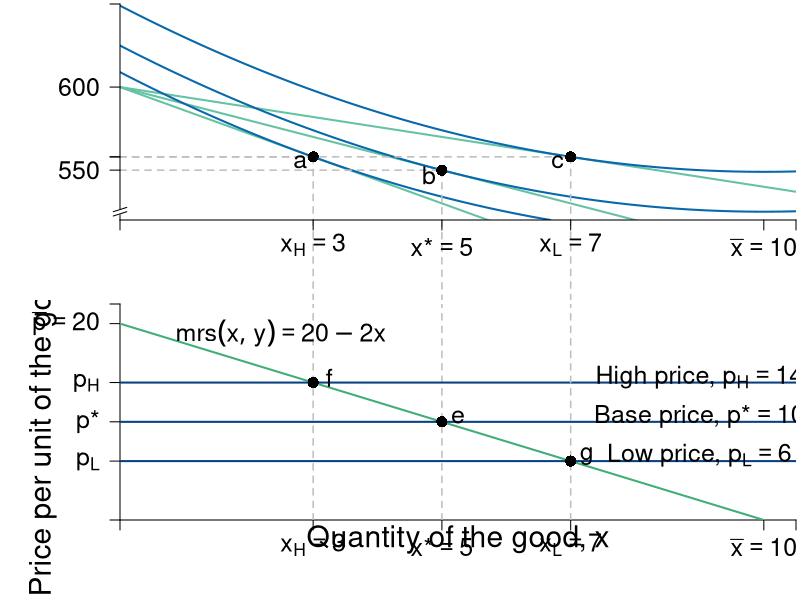

The R script that drew this image:
require(shape)
require(plotrix)
require(ggplot2)
pdf(file = "indmarketdemand/mrs_price_qql_indiff.pdf", width = 9, height = 14)

#Set parameters for graphics
axislabelsize <- 1.8
labelsize <- 1.5
namesize <- 1.8
annotatesize <- 1.5
graphlinewidth <- 2
segmentlinewidth <- 1.5

COL <- c("#7fc97f", "#beaed4", "#fdc086", "#ffff99", "#386cb0", "#f0027f", "#bf5b17", "#666666")
COLA <- c("#e0f3db", "#99d8c9","#66c2a4","#41ae76", "#238b45", "#005824")
COLB <- c("#4eb3d3", "#2b8cbe", "#0868ac","#084081")

#Edited the margins to cater for the larger LHS labels
par(mar =  c(4, 6, 0.2, 0.2), mfrow = c(2,1))



# demandcd ----------------------------------------------------------------


#uA <- function(x, y, alpha = 0.5) {
  #x^(alpha)*y^(1 - alpha)
#}


uA <- function(x, y) {
  y + 20*x - x^2
}


bcA <- function(x, w = 20, p = 2) {
  w - p*x
}


xlims <- c(0, 10.5)
ylims <- c(520, 650)

npts <- 501 
x <- seq(xlims[1], xlims[2], length.out = npts)
y <- seq(ylims[1], ylims[2], length.out = npts) 
a <- c(uA(x = 3, y = 600 - 3*14), uA(x = 5, y = 600 - 5*10), uA(x = 7, y = 600 - 7*6))

plot(0, 0, xlim = xlims, ylim = ylims, type = "n",
     xlab = expression(paste("")),
     ylab = expression(paste("")), 
     xaxt = "n", 
     yaxt = "n", 
     cex.lab = axislabelsize, 
     bty = "n",
     xaxs = "i", 
     yaxs = "i")

#a <- c(uA(x = 3, y = 600 - 3*14), uA(x = 5, y = 600 - 5*10), uA(x = 7, y = 600 - 7*6))

ticksy <- c(0, 600 - 3*14, 600 - 5*10, 600 - 7*6, 600, ylims[2])
ylabels <- c(NA, 600 - 3*14, 600 - 5*10, 600 - 7*6, 600, NA)
ticksx <- c(0, 3, 5, 7, 10, xlims[2])
xlabels <- c(NA, expression(paste(x[H] == 3)), expression(paste(x,"*" == 5)), expression(paste(x[L] == 7)), expression(paste(bar(x) == 10)), NA)


npts <- 500 
xx1 <- seq(xlims[1], xlims[2], length.out = npts)

lines(xx1, bcA(xx1, w = 600, p = 6), col = COLA[3], lwd = graphlinewidth)
lines(xx1, bcA(xx1, w = 600, p = 10), col = COLA[3], lwd = graphlinewidth)
lines(xx1, bcA(xx1, w = 600, p = 14), col = COLA[3], lwd = graphlinewidth)
#lines(xx1, indiffA1(xx1, uA = 20, rmax = 2.5, xmax = 10), col = COLB[4], lwd = graphlinewidth)


#Label Axes
#mtext(expression(paste("Kilograms of coffee, ", x)), side=1, line = 2.5, cex = axislabelsize)

#text(0.5*xlims[2], -2, expression(paste("Kilograms of coffee, ", x)), xpd = TRUE, cex = axislabelsize) 
text(-15, 0.5*ylims[2], expression(paste("Money left over, ", y)), xpd = TRUE, cex = axislabelsize, srt = 90) 

#segments(0, 6, 6, 6, lty = 2, col = "gray" , lwd = segmentlinewidth, xpd = TRUE)
#segments(2, -10, 2, 6, lty = 2, col = "gray" , lwd = segmentlinewidth, xpd = TRUE)
#segments(4, -10, 4, 6, lty = 2, col = "gray" , lwd = segmentlinewidth, xpd = TRUE)
#segments(6, -10, 6, 6, lty = 2, col = "gray" , lwd = segmentlinewidth, xpd = TRUE)

#Label the budget curve functions for the HG, Aisha
#text(3.5, 0.5, expression(bc[1]), cex = annotatesize)
#text(7.2, 0.5, expression(bc[2]), cex = annotatesize)
#text(11.1, 0.5, expression(bc[3]), cex = annotatesize)




#Label the iso-welfare functions for the HG, Aisha
text(105, 40, expression(u[1]), cex = annotatesize)
text(105, 110, expression(u[2]), cex = annotatesize)
text(105, 160, expression(u[3]), cex = annotatesize)
#text(6.6, 8.3, expression(u[4]^A))

contour(x, y, 
        outer(x, y, uA),
        drawlabels = FALSE,
        col = COLB[3],
        lwd = graphlinewidth,
        levels = a, 
        xaxs = "i", 
        yaxs = "i", 
        add = TRUE)

#abline(h=6, col=COL[3], lwd=graphlinewidth)
segments(7, 558, 7, 0, lty = 2, col = "gray" , lwd = segmentlinewidth, xpd = TRUE)
segments(5, 550, 5, 0, lty = 2, col = "gray" , lwd = segmentlinewidth, xpd = TRUE)
segments(3, 558, 3, 0, lty = 2, col = "gray" , lwd = segmentlinewidth, xpd = TRUE)

segments(0, 558,3, 558, lty = 2, col = "gray" , lwd = segmentlinewidth, xpd = TRUE)
segments(0, 550,5, 550, lty = 2, col = "gray" , lwd = segmentlinewidth, xpd = TRUE)
segments(0, 558,7, 558, lty = 2, col = "gray" , lwd = segmentlinewidth, xpd = TRUE)

points(x = 3, y = 600 - 3*14, pch = 16, col = "black", cex = 1.5)
text(x = 3 - 0.2, y = 600 - 3*14 - 3, expression(a), cex = annotatesize)
points(x = 5, y = 600 - 5*10, pch = 16, col = "black", cex = 1.5)
text(x = 5 - 0.2, y = 600 - 5*10 - 3, expression(b), cex = annotatesize)
points(x = 7, y = 600 - 7*6, pch = 16, col = "black", cex = 1.5)
text(x = 7 - 0.2, y = 600 - 7*6 - 3, expression(c), cex = annotatesize)

#Arrows(8.5, 6, 6.5, 6, col = "black", lty = 1, lwd = 2, arr.type = "triangle", arr.lwd = 0.5)
#text(9.7, 6.3, expression(paste("Price-offer curve")), cex = annotatesize)

axis(1, at = ticksx, pos = ylims[1], labels = xlabels, cex.axis = labelsize)
axis(2, at = ticksy, pos = 0, labels = ylabels, las = 1, cex.axis = labelsize)

axis.break(axis = 2, breakpos = 525, pos = 0,
           bgcol = "white", breakcol = "black",
           style = "slash", brw = 0.02)



#------


mrsA <- function(x, rmax = 10, xmax = 20) {
  rmax - (rmax/xmax)*x
}

# uA <- function(x, y, rmax, rmax = 10, xmas = 20) {
#   y + rmax*x - (1/2)(rmax/xmax)*x^2
# }

xlims <- c(0, 10.5)
ylims <- c(0, 22)

npts <- 501 
x <- seq(xlims[1], xlims[2], length.out = npts)
y <- seq(ylims[1], ylims[2], length.out = npts) 

plot(0, 0, xlim = xlims, ylim = ylims, type = "n",
     xlab = expression(paste("")),
     ylab = expression(paste("")), 
     xaxt = "n", 
     yaxt = "n", 
     cex.lab = axislabelsize, 
     bty = "n",
     xaxs="i", 
     yaxs="i")

# ticksy <- seq(from = 0, to = ylims[2], by = 2)
# ylabels <- seq(from = 0, to = ylims[2], by = 2)
# ticksx <- seq(from = 0, to = xlims[2], by = 2)
# xlabels <- seq(from = 0, to = xlims[2], by = 2)
ticksy <- c(0, 6, 10, 14, 20, ylims[2])
ylabels <- c(NA, expression(paste(p[L])), expression(paste(p,"*")), expression(paste(p[H])), expression(paste(bar(p) == 20)), NA)
ticksx <- c(0, 3, 5, 7, 10, xlims[2])
xlabels <- c(NA, expression(paste(x[H] == 3)), expression(paste(x,"*" == 5)), expression(paste(x[L] == 7)), expression(paste(bar(x) == 10)), NA)

axis(1, at = ticksx, pos = 0, labels = xlabels, cex.axis = labelsize)
axis(2, at = ticksy, pos = 0, labels = ylabels, las = 1, cex.axis = labelsize)

npts <- 500 
xx1 <- seq(xlims[1], xlims[2], length.out = npts)

#xpoly <- c(0, 10, 0)
#ypoly <- c(5, 5, 10)
#polygon(x = xpoly, y = ypoly, col = COL[4], density=NULL, border = NA)

lines(xx1, mrsA(xx1, rmax = 20, xmax = 10), col = COLA[4], lwd = graphlinewidth)
#lines(xx1, brfB(xx1, alpha = 16, beta = 1/24), col = COLB[4], lwd = graphlinewidth)




#mtext(expression(paste("Quantity of the good, ", x)), side=1, line = 2.5, cex = axislabelsize)
text(0.5*xlims[2], -2, expression(paste("Quantity of the good, ", x)), xpd = TRUE, cex = axislabelsize) 
text(-1.2, 0.5*ylims[2], expression(paste("Price per unit of the good, ", p)), xpd = TRUE, cex = axislabelsize, srt = 90) 


segments(0, 10, xlims[2], 10, lty = 1, col = COLB[4] , lwd = graphlinewidth)
segments(5, 0, 5, 30, lty = 2, col = "gray" , lwd = segmentlinewidth)
text(9, 10.6, expression(paste("Base price, ", p,"*" == 10)), cex = labelsize)
points(5, 10, pch = 16, col = "black", cex = 1.5)
text(5.25, 10.5, expression(e), cex = annotatesize)

segments(0, 14, xlims[2], 14, lty = 1, col = COLB[4] , lwd = graphlinewidth)
segments(3, 0, 3, 30, lty = 2, col = "gray" , lwd = segmentlinewidth)
text(9, 14.6, expression(paste("High price, ", p[H] == 14)), cex = labelsize)
points(3, 14, pch = 16, col = "black", cex = 1.5)
text(3.25, 14.5, expression(f), cex = annotatesize)


segments(0, 6, xlims[2], 6, lty = 1, col = COLB[4] , lwd = graphlinewidth)
segments(7, 0, 7, 30, lty = 2, col = "gray" , lwd = segmentlinewidth)
text(9, 6.6, expression(paste("Low price, ", p[L] == 6)), cex = labelsize)
points(7, 6, pch = 16, col = "black", cex = 1.5)
text(7.25, 6.5, expression(g), cex = annotatesize)


#text(7.3, 2.5, expression("Curve"))
#Arrows(7.3, 3.5, 7.3, 6.1, col = "black", lty = 1, lwd = 2, arr.type = "triangle", arr.lwd = 0.5)

#Label the iso-welfare functions for the HG, Aisha
# text(3.8, 1.5, expression(u[1]^A))
# text(4.6, 1.5, expression(u[2]^A))
# text(5.5, 1.5, expression(u[3]^A))
#text(6.6, 8.3, expression(u[4]^A))


#Label the indifference curves for the HG, Betty
# text(7.6, 17, expression(u[1]^B))
# text(6.75, 17, expression(u[2]^B))
# text(6, 17, expression(u[3]^B))
#text(3.4, 6.9, expression(v[4]^B))

#Label mrs function
text(2.5, 19, expression(paste(mrs(x,y) == 20 - 2*x)), cex = labelsize)
#Arrows(10, 7.5, 10, 5, col = "black", lty = 1, lwd = 2, arr.type = "triangle", arr.lwd = 0.5)

#Label satiation
#text(20, 3.5, expression(paste(bar(x) == "Point")))
#text(20, 3, expression(paste("of Satiation")))
#Arrows(20, 2.5, 20, 0.5, col = "black", lty = 1, lwd = 2, arr.type = "triangle", arr.lwd = 0.5)

#Label highest willingness to pay
#text(5, 10, expression("Consumer Surplus"))
#text(5, 9, expression(paste(CS==frac(1, 2)*bgroup("(",bar(r) - p,")")*x)))
#Arrows(5, 8.5, 5, 6, col = "black", lty = 1, lwd = 2, arr.type = "triangle", arr.lwd = 0.5)

dev.off()
